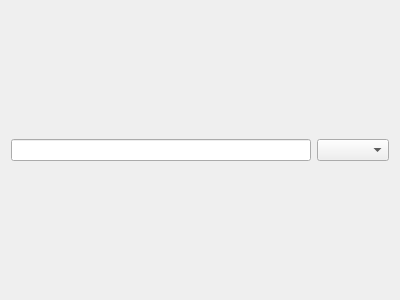
<?xml version="1.0" encoding="UTF-8"?>
<ui version="4.0">
 <class>form</class>
 <widget class="QWidget" name="form">
  <property name="geometry">
   <rect>
    <x>0</x>
    <y>0</y>
    <width>400</width>
    <height>300</height>
   </rect>
  </property>
  <property name="windowTitle">
   <string>Form</string>
  </property>
  <layout class="QGridLayout" name="grid_layout">
   <item row="0" column="1">
    <widget class="QComboBox" name="help_items"/>
   </item>
   <item row="0" column="0">
    <widget class="QLineEdit" name="search_help"/>
   </item>
  </layout>
 </widget>
 <resources/>
 <connections/>
</ui>
